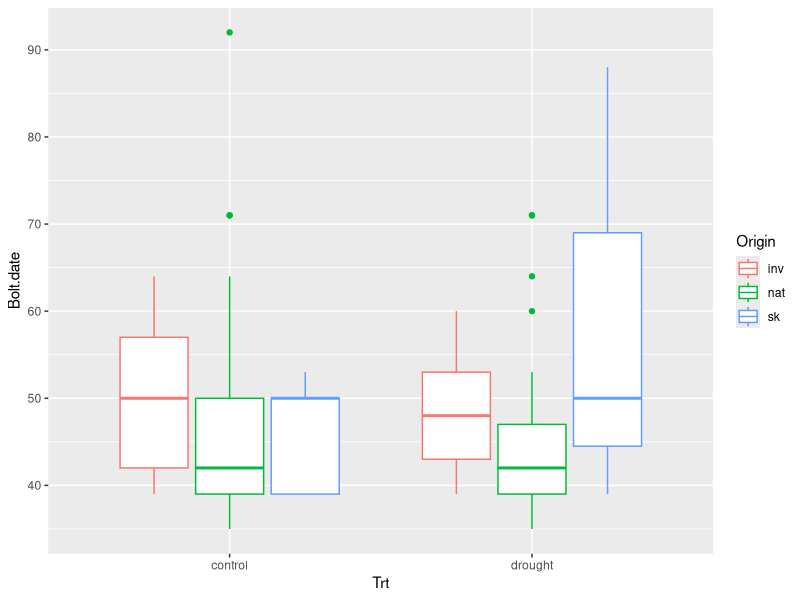

R code for this plot: (Note: this script raises an error after producing the figure.)
#Fr data
#graphs for the looking

#see FrSkdata_format.R for data formatting, and Fr_lmer.R for modeling descriptions

#read
FrdatSK<- read.table("FrTraitClimDat_SK.txt", header=T, sep="\t",quote='"', row.names=1)
Frdatsk.l<- read.table("FrTraitClimDat_SK_long.txt", header=T, sep="\t",quote='"', row.names=1)

library(lme4)
library(lsmeans)
library(ggplot2)
library(plyr)

str(FrdatSK)
FrdatSK$Mom <- as.factor(FrdatSK$Mom)

#PLOT ALL THE THINGS!
ggplot(data=FrdatSK, aes(y=Bolt.date, x=Trt, color=Origin))+geom_boxplot()
list <- names(FrdatSK[c(8:26,36:55)])
# plot.ts(FrdatSK[,c(8:26,36:55)]) #break up in to 10s?



dfplot <- function(data.frame){
    df <- data.frame
    ln <- length(names(data.frame))
    for(i in 1:ln){
      mname <- substitute(df[,i])
      if(is.factor(df[,i])){
        plot(df[,i],main=names(df)[i])}
      else{hist(df[,i],main=names(df)[i])}
    }
}
dfplot(FrdatSK)

dfplot2 <- function(data.frame){
  df <- data.frame
  ln <- length(names(data.frame))
  for(i in 1:ln){
    mname <- substitute(df[,i])
    if(is.factor(df[,i])){
      plot(df[,i],main=names(df)[i])}
    else{plot(df$Origin, df[,i],main=names(df)[i])}
  }
}

par(ask=TRUE)

dfplot2(FrdatSK)
dfplot2(Frdatsk.l)

par(ask=F)
